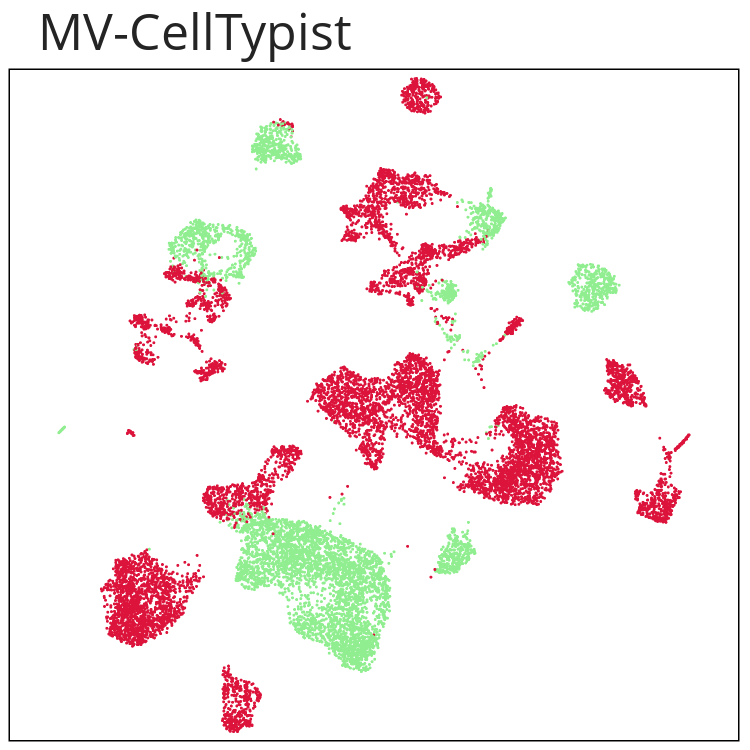

Notebook code for this chart:
### Markdown cell above
# FIG 3B

### Code cell
m = "MV-CellTypist"
fig = bp.umap_acc(mtg, db[m]['MTG']['ALM'], model=m, width=750, height=750)
fig.update_layout(margin=dict(t=70), title=f"{m}", title_font_size=50)
fig.update_layout(
    title=dict(
        y=0.98,              
        yanchor="top",
        pad=dict(l=0, t=0, b=0) 
    )
)
fig.show()

### Figure 1 — Plotly figure (JSON) as saved in the notebook; plotly's stock layout.template omitted (floating-point values rounded to 4 significant figures; data arrays with more than 128 entries replaced by an {"elided": "..."} marker saying what was removed)
{"data": [{"hovertemplate": "x=%{x}<br>y=%{y}<extra></extra>", "legendgroup": "", "line": {"width": 2}, "marker": {"color": {"elided": "14055 str values"}, "size": 3, "symbol": "circle"}, "mode": "markers", "name": "", "showlegend": false, "type": "scattergl", "x": {"elided": "14055 float values"}, "xaxis": "x", "y": {"elided": "14055 float values"}, "yaxis": "y"}], "layout": {"height": 750, "legend": {"bgcolor": "rgba(0,0,0,0)", "borderwidth": 0, "itemsizing": "constant", "orientation": "v", "title": {"text": ""}, "tracegroupgap": 0, "x": 1.02, "xanchor": "left", "y": 1, "yanchor": "top"}, "margin": {"b": 10, "l": 10, "r": 10, "t": 70}, "plot_bgcolor": "white", "title": {"font": {"size": 50}, "pad": {"b": 0, "l": 0, "t": 0}, "text": "MV-CellTypist", "y": 0.98, "yanchor": "top"}, "width": 750, "xaxis": {"anchor": "y", "domain": [0, 1], "linecolor": "black", "linewidth": 1.5, "mirror": true, "range": [-7.083, 23.42], "showgrid": false, "showline": true, "showticklabels": false, "ticklen": 0, "ticks": "outside", "tickwidth": 0, "title": {}, "zeroline": false}, "yaxis": {"anchor": "x", "domain": [0, 1], "linecolor": "black", "linewidth": 1.5, "mirror": true, "range": [-9.323, 22.29], "scaleanchor": "x", "scaleratio": 1, "showgrid": false, "showline": true, "showticklabels": false, "ticklen": 0, "ticks": "outside", "tickwidth": 0, "title": {}, "zeroline": false}}}
